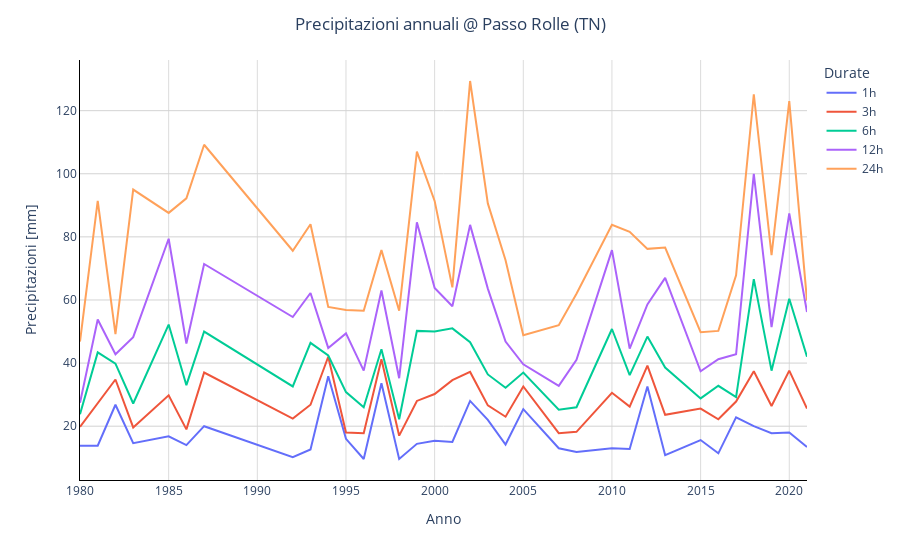

This figure's notebook cell:
### Code cell
fig = px.line(data, height = 500)

fig.update_layout(title = 'Precipitazioni annuali @ Passo Rolle (TN)',
                  title_x = 0.5,
                  plot_bgcolor = 'white',
                  yaxis_title = 'Precipitazioni [mm]',
                  xaxis_title = 'Anno',
                  legend_title = 'Durate')

fig.update_xaxes(gridcolor = 'gainsboro', linecolor = 'black')
fig.update_yaxes(gridcolor = 'lightgrey', linecolor = 'black')

fig.show()

### Figure 1 — Plotly figure (JSON) as saved in the notebook; plotly's stock layout.template omitted (floating-point values rounded to 4 significant figures)
{"data": [{"hovertemplate": "variable=1h<br>Anno=%{x}<br>value=%{y}<extra></extra>", "legendgroup": "1h", "line": {"color": "#636efa", "dash": "solid"}, "marker": {"symbol": "circle"}, "mode": "lines", "name": "1h", "orientation": "v", "showlegend": true, "type": "scatter", "x": [1980, 1981, 1982, 1983, 1985, 1986, 1987, 1992, 1993, 1994, 1995, 1996, 1997, 1998, 1999, 2000, 2001, 2002, 2003, 2004, 2005, 2007, 2008, 2010, 2011, 2012, 2013, 2015, 2016, 2017, 2018, 2019, 2020, 2021], "xaxis": "x", "y": [13.8, 13.8, 26.8, 14.6, 16.8, 14, 20, 10.2, 12.6, 35.8, 16, 9.6, 33.6, 9.6, 14.4, 15.4, 15, 28, 22, 14.2, 25.4, 13, 11.8, 13, 12.8, 32.6, 10.8, 15.6, 11.4, 22.8, 20, 17.8, 18, 13.4], "yaxis": "y"}, {"hovertemplate": "variable=3h<br>Anno=%{x}<br>value=%{y}<extra></extra>", "legendgroup": "3h", "line": {"color": "#EF553B", "dash": "solid"}, "marker": {"symbol": "circle"}, "mode": "lines", "name": "3h", "orientation": "v", "showlegend": true, "type": "scatter", "x": [1980, 1981, 1982, 1983, 1985, 1986, 1987, 1992, 1993, 1994, 1995, 1996, 1997, 1998, 1999, 2000, 2001, 2002, 2003, 2004, 2005, 2007, 2008, 2010, 2011, 2012, 2013, 2015, 2016, 2017, 2018, 2019, 2020, 2021], "xaxis": "x", "y": [19.8, 27.4, 34.8, 19.6, 29.8, 19, 37, 22.4, 26.8, 42, 18, 17.8, 41.2, 17, 28, 30.2, 34.6, 37.2, 26.6, 23, 32.6, 17.8, 18.2, 30.6, 26.2, 39.2, 23.6, 25.6, 22.2, 27.8, 37.4, 26.4, 37.6, 25.6], "yaxis": "y"}, {"hovertemplate": "variable=6h<br>Anno=%{x}<br>value=%{y}<extra></extra>", "legendgroup": "6h", "line": {"color": "#00cc96", "dash": "solid"}, "marker": {"symbol": "circle"}, "mode": "lines", "name": "6h", "orientation": "v", "showlegend": true, "type": "scatter", "x": [1980, 1981, 1982, 1983, 1985, 1986, 1987, 1992, 1993, 1994, 1995, 1996, 1997, 1998, 1999, 2000, 2001, 2002, 2003, 2004, 2005, 2007, 2008, 2010, 2011, 2012, 2013, 2015, 2016, 2017, 2018, 2019, 2020, 2021], "xaxis": "x", "y": [23.8, 43.4, 39.8, 27.2, 52.2, 33, 50, 32.6, 46.4, 42.4, 30.8, 26, 44.4, 22.2, 50.2, 50, 51, 46.6, 36.4, 32.2, 37, 25.2, 26, 50.8, 36.2, 48.4, 38.6, 28.8, 32.8, 29.2, 66.6, 37.6, 60.4, 42], "yaxis": "y"}, {"hovertemplate": "variable=12h<br>Anno=%{x}<br>value=%{y}<extra></extra>", "legendgroup": "12h", "line": {"color": "#ab63fa", "dash": "solid"}, "marker": {"symbol": "circle"}, "mode": "lines", "name": "12h", "orientation": "v", "showlegend": true, "type": "scatter", "x": [1980, 1981, 1982, 1983, 1985, 1986, 1987, 1992, 1993, 1994, 1995, 1996, 1997, 1998, 1999, 2000, 2001, 2002, 2003, 2004, 2005, 2007, 2008, 2010, 2011, 2012, 2013, 2015, 2016, 2017, 2018, 2019, 2020, 2021], "xaxis": "x", "y": [27.4, 53.8, 42.8, 48.2, 79.4, 46.2, 71.4, 54.6, 62.2, 44.8, 49.4, 37.6, 63, 35.2, 84.6, 63.8, 58, 83.8, 63.6, 46.8, 39.6, 32.8, 41, 75.8, 44.6, 58.6, 67, 37.4, 41.2, 42.8, 100, 51.4, 87.4, 56.2], "yaxis": "y"}, {"hovertemplate": "variable=24h<br>Anno=%{x}<br>value=%{y}<extra></extra>", "legendgroup": "24h", "line": {"color": "#FFA15A", "dash": "solid"}, "marker": {"symbol": "circle"}, "mode": "lines", "name": "24h", "orientation": "v", "showlegend": true, "type": "scatter", "x": [1980, 1981, 1982, 1983, 1985, 1986, 1987, 1992, 1993, 1994, 1995, 1996, 1997, 1998, 1999, 2000, 2001, 2002, 2003, 2004, 2005, 2007, 2008, 2010, 2011, 2012, 2013, 2015, 2016, 2017, 2018, 2019, 2020, 2021], "xaxis": "x", "y": [46.8, 91.4, 49.2, 95, 87.6, 92.2, 109.2, 75.6, 84, 57.8, 56.8, 56.6, 75.8, 56.6, 107, 91.4, 64, 129.4, 90.6, 72.6, 48.8, 52, 62, 83.8, 81.6, 76.2, 76.6, 49.8, 50.2, 67.8, 125.2, 74.2, 123, 59.8], "yaxis": "y"}], "layout": {"autosize": true, "legend": {"title": {"text": "Durate"}, "tracegroupgap": 0}, "margin": {"t": 60}, "plot_bgcolor": "white", "title": {"text": "Precipitazioni annuali @ Passo Rolle (TN)", "x": 0.5}, "xaxis": {"anchor": "y", "autorange": true, "domain": [0, 1], "gridcolor": "gainsboro", "linecolor": "black", "range": [1980, 2021], "title": {"text": "Anno"}, "type": "linear"}, "yaxis": {"anchor": "x", "autorange": true, "domain": [0, 1], "gridcolor": "lightgrey", "linecolor": "black", "range": [2.944, 136.1], "title": {"text": "Precipitazioni [mm]"}, "type": "linear"}}}
